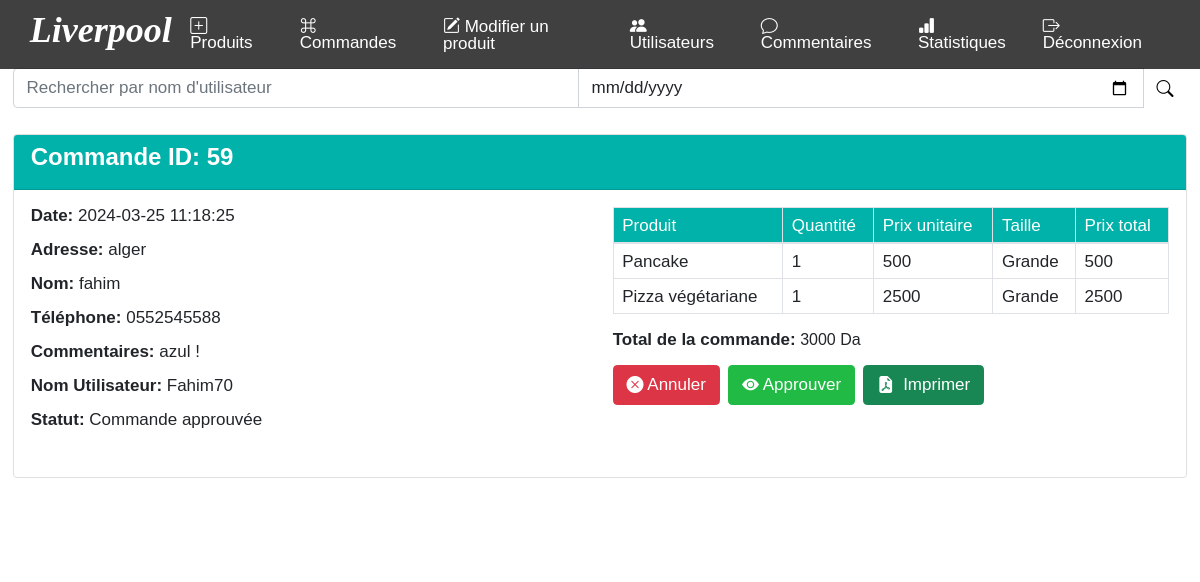
/admin_commande.php (signed in), run on the app's committed database.
### tables this page shows
CREATE TABLE IF NOT EXISTS `commande` (
  `id_commande` int(11) NOT NULL AUTO_INCREMENT,
  `id_user` int(11) NOT NULL,
  `adresse` varchar(255) NOT NULL,
  `nom` varchar(255) NOT NULL,
  `telephone` int(11) NOT NULL,
  `date` datetime NOT NULL,
  `commentaire` varchar(255) NOT NULL,
  `statut` varchar(255) NOT NULL DEFAULT 'en attente',
  `etat` varchar(20) NOT NULL,
  PRIMARY KEY (`id_commande`),
  KEY `id_user` (`id_user`)
);

CREATE TABLE IF NOT EXISTS `users` (
  `user_id` int(11) NOT NULL AUTO_INCREMENT,
  `uidUsers` tinytext NOT NULL,
  `emailUsers` tinytext NOT NULL,
  `pwdUsers` longtext NOT NULL,
  `reg_date` timestamp NOT NULL DEFAULT CURRENT_TIMESTAMP,
  `role_id` int(11) NOT NULL DEFAULT '1',
  `is_blocked` tinyint(4) NOT NULL,
  PRIMARY KEY (`user_id`),
  KEY `role_id` (`role_id`)
);

CREATE TABLE IF NOT EXISTS `produit_commande` (
  `id_produit_commande` int(11) NOT NULL AUTO_INCREMENT,
  `id_commande` int(11) NOT NULL,
  `id_produit` int(11) NOT NULL,
  `quantite` int(11) NOT NULL,
  `prix_unitaire` int(11) NOT NULL,
  `taille` varchar(255) NOT NULL,
  PRIMARY KEY (`id_produit_commande`),
  KEY `id_commande` (`id_commande`),
  KEY `produit_commande_ibfk_2` (`id_produit`)
);

CREATE TABLE IF NOT EXISTS `produits` (
  `id_produit` int(11) NOT NULL AUTO_INCREMENT,
  `nom_produit` varchar(255) NOT NULL,
  `description` text,
  `image` varchar(255) NOT NULL,
  `id_categorie` int(11) NOT NULL,
  `disponibilite` varchar(25) NOT NULL,
  `statut` varchar(255) NOT NULL,
  PRIMARY KEY (`id_produit`),
  KEY `fk_produits_categories` (`id_categorie`)
);

### admin_commande.php (the view, shortened to what this page needs)
<?php require "includes/dbh.inc.php"; ?>
<?php require "header.php"; ?>
    <?php
    if (isset($_SESSION['user_id']) && $_SESSION['role'] == 2) {
        ?>
                    <br>
                    <div class="container py-5">
                        <div class="mb-4">
                            <form method="GET" action="">
                                <div class="input-group">
                                    <input type="text" class="form-control" name="search" placeholder="Rechercher par nom d'utilisateur">
                                    <input type="date" class="form-control" name="date" placeholder="Rechercher par date" format="dd-mm-yyyy">
                                    <div class="input-group-append">
                                    <button class="btn btn" type="submit">
                        <i class="bi bi-search" style="color: black;"></i>
                    </button>
                                    </div>
                                </div>
                            </form>
                        </div>
        <?php
        $sql = "SELECT commande.id_commande, commande.date, commande.adresse, commande.nom, commande.telephone, commande.commentaire, commande.statut, users.uidUsers AS nom_utilisateur
                FROM commande
                INNER JOIN users ON commande.id_user = users.user_id";
        $sql .= " ORDER BY commande.date DESC";
        $stmt = $conn->prepare($sql);
        $stmt->execute();
        $result = $stmt->get_result();
        if ($result && $result->num_rows > 0) {
            while ($row = $result->fetch_assoc()) {
                ?>
                <div class="card mb-4">
                <div class="card-header" style="background-color: #00B2A9; color: white;">
                        <h5 class="card-title">Commande ID: <?php echo $row['id_commande']; ?></h5>
                    </div>
                    <div class="card-body">
                        <div class="row">
                            <div class="col-md-6">
                                <p><strong>Date:</strong> <?php echo $row['date']; ?></p>
                                <p><strong>Adresse:</strong> <?php echo $row['adresse']; ?></p>
                                <p><strong>Nom:</strong> <?php echo $row['nom']; ?></p>
                                <p><strong>Téléphone:</strong> 0<?php echo str_pad($row['telephone'], 9, '0', STR_PAD_LEFT); ?></p>
                                <p><strong>Commentaires:</strong> <?php echo $row['commentaire']; ?></p>
                                <p><strong>Nom Utilisateur:</strong> <?php echo $row['nom_utilisateur']; ?></p>
                                <p><strong>Statut:</strong> <?php echo $row['statut']; ?></p>
                            </div>
                            <div class="col-md-6">
                                <?php
                                $id_commande = $row['id_commande'];
                                $sql_details = "SELECT produits.nom_produit, produit_commande.quantite, produit_commande.prix_unitaire,
                                                produit_commande.taille
                                                FROM produit_commande
                                                INNER JOIN produits ON produit_commande.id_produit = produits.id_produit
                                                WHERE produit_commande.id_commande = ?";
                                $stmt_details = $conn->prepare($sql_details);
                                $stmt_details->bind_param("i", $id_commande);
                                $stmt_details->execute();
                                $result_details = $stmt_details->get_result();
                                ?>
                                <table class="table table-bordered table-hover">
                                    <thead  style="background-color: #00B2A9; color: white ;">
                                    <tr>
                                        <th scope="col">Produit</th>
                                        <th scope="col">Quantité</th>
                                        <th scope="col">Prix unitaire</th>
                                        <th scope="col">Taille</th>
                                        <th scope="col">Prix total</th>
                                    </tr>
                                    </thead>
                                    <tbody>
                                    <?php
                                    $total_commande = 0;
                                    while ($row_details = $result_details->fetch_assoc()) {
                                        ?>
                                        <tr>
                                            <td><?php echo $row_details['nom_produit'] !== null ? $row_details['nom_produit'] : 'N/A'; ?></td>
                                            <td><?php echo $row_details['quantite']; ?></td>
                                            <td><?php echo $row_details['prix_unitaire']; ?></td>
                                            <td><?php echo $row_details['taille']; ?></td>
                                            <?php
                                            if ($row_details['nom_produit'] !== null) {
                                                $prix_total = $row_details['quantite'] * $row_details['prix_unitaire'];
                                                echo '<td>' . $prix_total . '</td>';
                                                $total_commande += $prix_total;
                                            } else {
                                                echo '<td>N/A</td>';
                                            }
                                            ?>
                                        </tr>
                                        <?php
                                    }
                                    ?>
                                    </tbody>
                                </table>
                                <?php
                                echo '<p class="card-text"><strong>Total de la commande:</strong> ' . $total_commande . ' Da</p>';
                                ?>
                              <form action="update_status.php" method="post">
                              <div class="d-flex">
                                    <form action="update_status.php" method="post">
                                        <button type="submit" name="annuler" class="btn btn-danger bi bi-x-circle-fill me-2"> Annuler</button>
                                        <button type="submit" name="approuver" class="btn btn bi bi-eye-fill" style="background-color: #21BA45; color: white;"> Approuver</button>
                                    </form>
                                    <form action="facture_generator.php" method="post" target="_blank" class="ms-2">
                                        <button type="submit" name="generer_facture" class="btn btn-success">
                                        <i class="bi bi-file-earmark-pdf-fill me-1" style="font-size: 1em;"></i> Imprimer
                                </button>
                                    </form>
                                </div>
                            </div>
                        </div>
                    </div>
                </div>
                <?php
            }
        }
    } else {
        echo '<p class="text-center"></p>';
    }
    ?>
</div>

### header.php (shortened to what this page needs)
<!DOCTYPE html>
<html lang="fr">
<head>
  <link href="css/c.css" rel="stylesheet" type="text/css">
  <link href="css/font-awesome.min.css" rel="stylesheet">
  <link rel="stylesheet" href="https://stackpath.bootstrapcdn.com/bootstrap/4.1.0/css/bootstrap.min.css">
  <link rel="stylesheet" href="https://cdnjs.cloudflare.com/ajax/libs/font-awesome/4.7.0/css/font-awesome.min.css">
<link rel="stylesheet" href="https://cdn.jsdelivr.net/npm/bootstrap@5.1.1/dist/css/bootstrap.min.css">
<link rel="stylesheet" href="https://cdn.jsdelivr.net/npm/bootstrap-icons@1.7.2/font/bootstrap-icons.css">
</head>
<body>
<nav class="navbar navbar-expand-lg navbar-light fixed-top opacity-75">
    <div class="container bg-black">
        <a class="navbar-nav text-white text-decoration-none" href="index.php">
            <h2><strong><em>Liverpool</em></strong></h2>
        </a>
        <div class="collapse navbar-collapse" id="navi">
            <ul class="navbar-nav mr-auto">
                <?php
                if(isset($_SESSION['user_id'])) {
                    if($_SESSION['role'] == 2) {
                        echo '
                            <li class="nav-item">
                                <a class="nav-link text-white bi bi-plus-square" href="traitement_ajout_produit.php"> Produits </a>
                            </li>
                            <li class="nav-item">
                                <a class="nav-link text-white bi bi-command" href="admin_commande.php">  Commandes </a>
                            </li>
                            <li class="nav-item">
                                <a class="nav-link bi bi-pencil-square text-white" href="gestion_produit.php"> Modifier un produit</a>
                            </li>
                            <li class="nav-item">
                               <a class="nav-link text-white" href="gestion_users.php">
                                   <i class="bi bi-people-fill"></i> Utilisateurs
                               </a>
                           </li>
                             <li class="nav-item">
                             <a class="nav-link text-white" href="gestion_commentaires.php">
                                  <i class="bi bi-chat"></i> Commentaires
                             </a>
                            </li>
                            <li class="nav-item">
                            <a class="nav-link bi bi-bar-chart-fill text-white" href=" stats_commande.php"> Statistiques</a>
                        </li>
                        ';
                    }
                }
                ?>
            </ul>
            <?php
            if(isset($_SESSION['user_id'])) {
                if ($_SESSION['role'] != 2) {
                    echo '
                        <div>
                            <ul class="navbar-nav ml-auto">
                                <li>
                                    <a class="nav-link bi bi-cart text-white" href="panier.php">
                                        Panier<span class="cart-count cart-count">' . (isset($_SESSION['panier']) ? count($_SESSION['panier']) : 0) . '</span>
                                    </a>
                                </li>
                                <li>
                                    <a class="nav-link bi bi-box-arrow-right text-white" href="includes/logout.inc.php">
                                        Déconnexion
                                    </a>
                                </li>
                            </ul>
                        </div>
                    ';
                } else {
                    echo '
                        <div>
                            <ul class="navbar-nav ml-auto">
                                <li>
                                    <a class="nav-link bi bi-box-arrow-right text-white" href="includes/logout.inc.php">
                                        Déconnexion
                                    </a>
                                </li>
                            </ul>
                        </div>
                    ';
                }
            }
            ?>
        </div>
    </div>
</nav>

### css/c.css (style rules this page uses)
* { margin: 0; padding: 0; font-family: 'Century Gothic', sans-serif; font-size: 17px; font-weight: normal; line-height: 1; }
h2 em { font-family: "Times New Roman", Times, serif; font-size: 36px; font-weight: bold; text-align: center; margin-top: 20px; margin-bottom: 20px; }
h2 strong { font-style: italic; }
body { overflow-y: scroll; overflow-x: hidden; }
.navbar .navbar-nav .nav-item a { color:#3A3B3B; }
.row { margin: 15px; }
.nav-link { cursor:pointer; }

### admin_commande.php (style rules this page uses)
body { font-size: 18px; font-family: "Arial", sans-serif; }
h5.card-title { font-size: 24px; font-weight: bold; }
p.card-text { font-size: 16px; }
table.table { font-size: 16px; }

### header.php (style rules this page uses)
.container { background: #fff; }
@media (min-width: 1130px) { .container { max-width: 1330px; } }
.navbar { background-color: black; }
.navbar-nav { margin-right: auto; }
.nav-item { margin-left: 10px; }
.nav-link { color: #fff !important; font-size: 17px; transition: all 0.2s ease-in-out; }

### data on the page
commande: id_commande "59", date "2024-03-25 11:18:25", adresse "alger", nom "fahim", telephone "552545588", commentaire "azul !", id_user.uidUsers "Fahim70", statut "Commande approuvée", total_commande "3000"
produit_commande: id_produit.nom_produit "Pancake", quantite "1", prix_unitaire "500", taille "Grande"
produit_commande: id_produit.nom_produit "Pizza végétariane", quantite "1", prix_unitaire "2500", taille "Grande"
